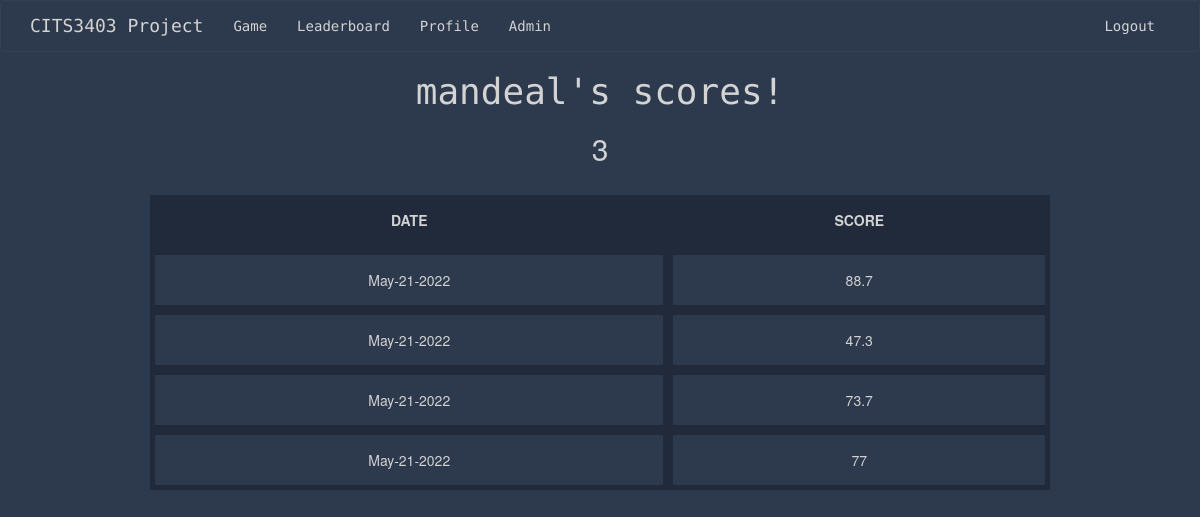
The page /user_stats (signed in) on the database its author committed.
### app/models.py (models this page shows, shortened)
class User(UserMixin, db.Model):
    id = db.Column(db.Integer, primary_key=True)
    username = db.Column(db.String(64), index=True, unique=True)
    email = db.Column(db.String(120), index=True, unique=True)
    password_hash = db.Column(db.String(128))
    user_stats = db.relationship('Score', backref='user', lazy=True)
    @login.user_loader
    def load_user(id):
        return User.query.get(int(id))

class Score(UserMixin, db.Model):
    id = db.Column(db.Integer, primary_key=True)
    user_score = db.Column(db.Integer)
    user_id = db.Column(db.Integer, db.ForeignKey("user.id"))
    today = date.today()
    format_date = today.strftime("%b-%d-%Y") #strips minutes, formats the date eg May-16-2022
    date = db.Column(db.String, default=format_date)

### app/routes.py (the view)
@app.route('/user_stats')
def user_stats():
    if current_user.is_authenticated:
        user_id = current_user.id
        my_scores = Score.query.filter_by(user_id=user_id)
        return render_template('user.html', user=my_scores)
    return render_template('user.html', title='Profile')

### app/templates/user.html
{% extends "base.html" %}
{% block content %}
    <h1>{{ current_user.username }}'s scores! </h1>
    <h2>{{ current_user.id }} </h2>
   <table id="myTable" class="tablesorter">
    <thead>
        <tr>
            <th> DATE </th>
            <th> SCORE </th>
        </tr>
    </thead>
    <tbody>
        {% for user in user %}
            <tr>
                <td> {{ user.date }} </td>
                <td> {{ user.user_score }} </td>
            </tr>
        {% endfor %}
    </tbody>
</table>
</body>
{% endblock %}

### app/static/css/stylesheet.css (style rules this page uses)
head,body { text-align: center; }
body { background: #2d394d; color: lightgrey; }
.center, h1 { text-align: center; font-family: 'Source Code Pro', monospace; }
table { border-collapse: separate; width: 75%; margin-left: auto; margin-right: auto; margin-top: 30px; }
th, td { border: 5px solid #202a3b; padding: 15px; text-align: center; margin: none; }
th { border-top: none; font-weight: bold; background-color: #202a3b; }

### rows shown on the page
User: username "mandeal", id "3"
Score: date "May-21-2022", user_score "88.7"
Score: date "May-21-2022", user_score "47.3"
Score: date "May-21-2022", user_score "73.7"
Score: date "May-21-2022", user_score "77"
